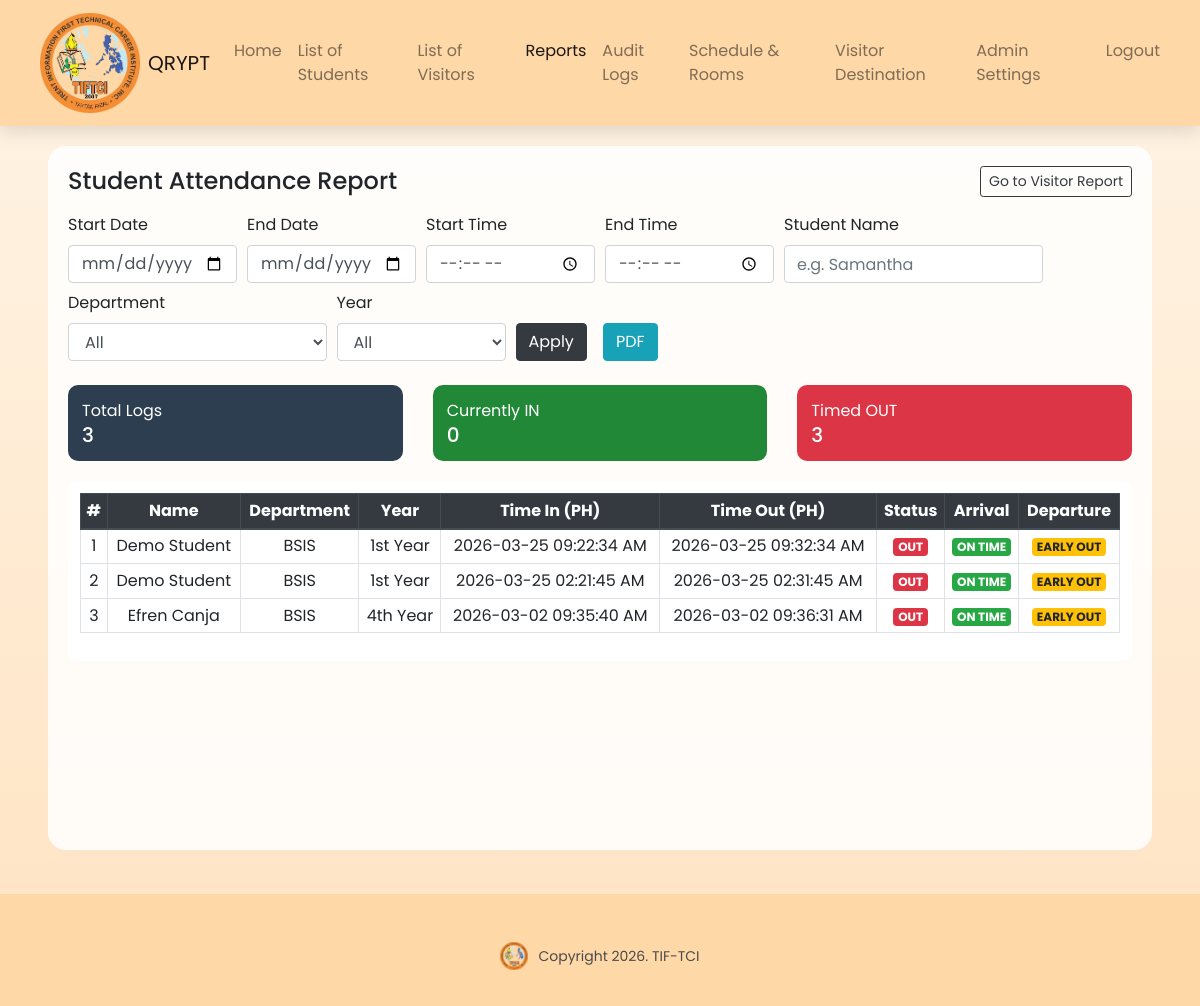
Page /student-reports.php (signed in) on the committed database.
### tables this page shows
CREATE TABLE `tbl_attendance` (
  `tbl_attendance_id` int(11) NOT NULL,
  `tbl_student_id` int(11) NOT NULL,
  `time_in` datetime NOT NULL DEFAULT current_timestamp(),
  `time_out` datetime DEFAULT NULL
);

CREATE TABLE `tbl_student` (
  `tbl_student_id` int(11) NOT NULL,
  `student_name` varchar(255) NOT NULL,
  `department` varchar(100) DEFAULT NULL,
  `year_level` tinyint(3) UNSIGNED DEFAULT NULL,
  `course_section` varchar(255) NOT NULL,
  `generated_code` varchar(255) NOT NULL,
  `photo_url` varchar(500) DEFAULT NULL
);

### student-reports.php (the view, shortened to what the rows shown need)
<?php
include('./conn/bootstrap.php');
include('./conn/student_table.php');
require_once('./conn/system_settings.php');
require_once('./conn/student_time_rules.php');
$studentClassStartTime = get_student_class_start_time($conn);
$studentClassEndTime = get_student_class_end_time($conn);
$studentLateGraceMinutes = get_student_late_grace_minutes($conn);
$studentEarlyOutGraceMinutes = get_student_early_out_grace_minutes($conn);
$studentTimeRuleMap = build_student_time_rule_map(get_student_time_rules($conn));
$sql = 'SELECT
    tbl_attendance_id,
    student_name,
    department,
    year_level,
    course_section,
    time_in,
    time_out
    FROM tbl_attendance
    INNER JOIN tbl_student ON tbl_student.tbl_student_id = tbl_attendance.tbl_student_id';
$sql .= ' ORDER BY tbl_attendance_id DESC';
$stmt = $conn->prepare($sql);
$stmt->execute();
$rows = $stmt->fetchAll();
?>
<!DOCTYPE html>
<html lang="en">
<head>
    <link rel="stylesheet" href="https://cdn.jsdelivr.net/npm/bootstrap@4.6.2/dist/css/bootstrap.min.css">
</head>
<body>
    <div class="main">
        <div class="report-container">
            <div class="table-wrap table-responsive">
                <table class="table table-sm table-bordered text-center">
                    <thead class="thead-dark">
                        <tr>
                            <th>#</th>
                            <th>Name</th>
                            <th>Department</th>
                            <th>Year</th>
                            <th>Time In (PH)</th>
                            <th>Time Out (PH)</th>
                            <th>Status</th>
                            <th>Arrival</th>
                            <th>Departure</th>
                        </tr>
                    </thead>
                    <tbody>
                        <?php if (count($rows) === 0): ?>
                            <tr><td colspan="9" class="text-muted">No student records found for selected dates.</td></tr>
                        <?php else: ?>
                            <?php foreach ($rows as $idx => $row): ?>
                                <?php
                                    $timeIn = format_datetime_ph((string) ($row['time_in'] ?? ''));
                                    $timeOutRaw = (string) ($row['time_out'] ?? '');
                                    $timeOut = format_datetime_ph($timeOutRaw);
                                    $status = $timeOutRaw !== '' ? 'OUT' : 'IN';
                                    $department = trim((string) ($row['department'] ?? ''));
                                    $yearLevel = (int) ($row['year_level'] ?? 0);
                                    $yearLabel = format_student_year_level_label($yearLevel);
                                    $schedule = resolve_student_schedule_from_map($studentTimeRuleMap, $department, $yearLevel, $studentClassStartTime, $studentClassEndTime, (string) ($row['time_in'] ?? ''));
                                    $timeRule = evaluate_student_time_rule(
                                        (string) ($row['time_in'] ?? ''),
                                        $timeOutRaw,
                                        $schedule['start'],
                                        $schedule['end'],
                                        $studentLateGraceMinutes,
                                        $studentEarlyOutGraceMinutes
                                    );
                                ?>
                                <tr>
                                    <td><?= (int) ($idx + 1) ?></td>
                                    <td><?= h((string) ($row['student_name'] ?? '')) ?></td>
                                    <td><?= h($department !== '' ? $department : '-') ?></td>
                                    <td><?= h($yearLabel !== '' ? $yearLabel : '-') ?></td>
                                    <td><?= h($timeIn) ?></td>
                                    <td><?= h($timeOut !== '' ? $timeOut : '-') ?></td>
                                    <td><?= $status === 'OUT' ? '<span class="badge badge-danger">OUT</span>' : '<span class="badge badge-success">IN</span>' ?></td>
                                    <td><?= $timeRule['arrival_label'] === 'LATE' ? '<span class="badge badge-danger">LATE</span>' : '<span class="badge badge-success">' . h($timeRule['arrival_label']) . '</span>' ?></td>
                                    <td>
                                        <?php if ($timeRule['departure_label'] === 'EARLY OUT'): ?>
                                            <span class="badge badge-warning">EARLY OUT</span>
                                        <?php elseif ($timeRule['departure_label'] === 'ON TIME'): ?>
                                            <span class="badge badge-success">ON TIME</span>
                                        <?php else: ?>
                                            <span class="badge badge-secondary">-</span>
                                        <?php endif; ?>
                                    </td>
                                </tr>
                            <?php endforeach; ?>
                        <?php endif; ?>
                    </tbody>
                </table>
            </div>
        </div>
    </div>
</body>
</html>

### rows in the picture
tbl_attendance: tbl_student.student_name "Demo Student", tbl_student.department "BSIS", tbl_student.year_level "1st Year", timeIn "2026-03-25 09:22:34 AM", timeOut "2026-03-25 09:32:34 AM", shows "OUT", arrival_label "ON TIME"
tbl_attendance: tbl_student.student_name "Demo Student", tbl_student.department "BSIS", tbl_student.year_level "1st Year", timeIn "2026-03-25 02:21:45 AM", timeOut "2026-03-25 02:31:45 AM", shows "OUT", arrival_label "ON TIME"
tbl_attendance: tbl_student.student_name "Efren Canja", tbl_student.department "BSIS", tbl_student.year_level "4th Year", timeIn "2026-03-02 09:35:40 AM", timeOut "2026-03-02 09:36:31 AM", shows "OUT", arrival_label "ON TIME"

### other values in the picture
$totalCount "3"
$inCount "0"
$outCount "3"
